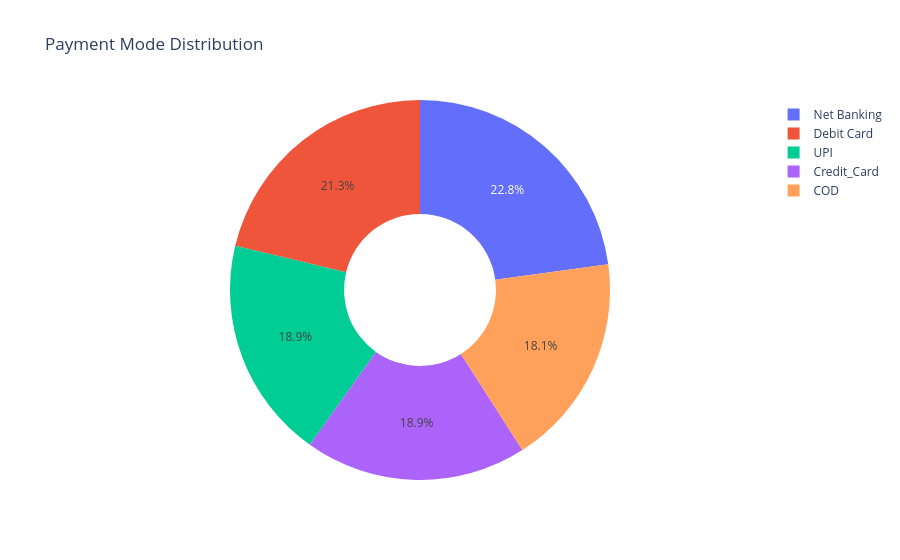

The code cell stored with this chart in its notebook:
### Code cell
fig = px.pie(data_frame=b,names ='Payment_mode',values = 'count',hole =0.4,title = 'Payment Mode Distribution')
fig.show()

### Figure 1 — Plotly figure (JSON) as saved in the notebook; plotly's stock layout.template omitted (floating-point values rounded to 4 significant figures)
{"data": [{"domain": {"x": [0, 1], "y": [0, 1]}, "hole": 0.4, "hovertemplate": "Payment_mode=%{label}<br>count=%{value}<extra></extra>", "labels": ["Net Banking", "Debit Card", "UPI", "Credit_Card", "COD"], "legendgroup": "", "name": "", "showlegend": true, "type": "pie", "values": [29, 27, 24, 24, 23]}], "layout": {"legend": {"tracegroupgap": 0}, "title": {"text": "Payment Mode Distribution"}}}
